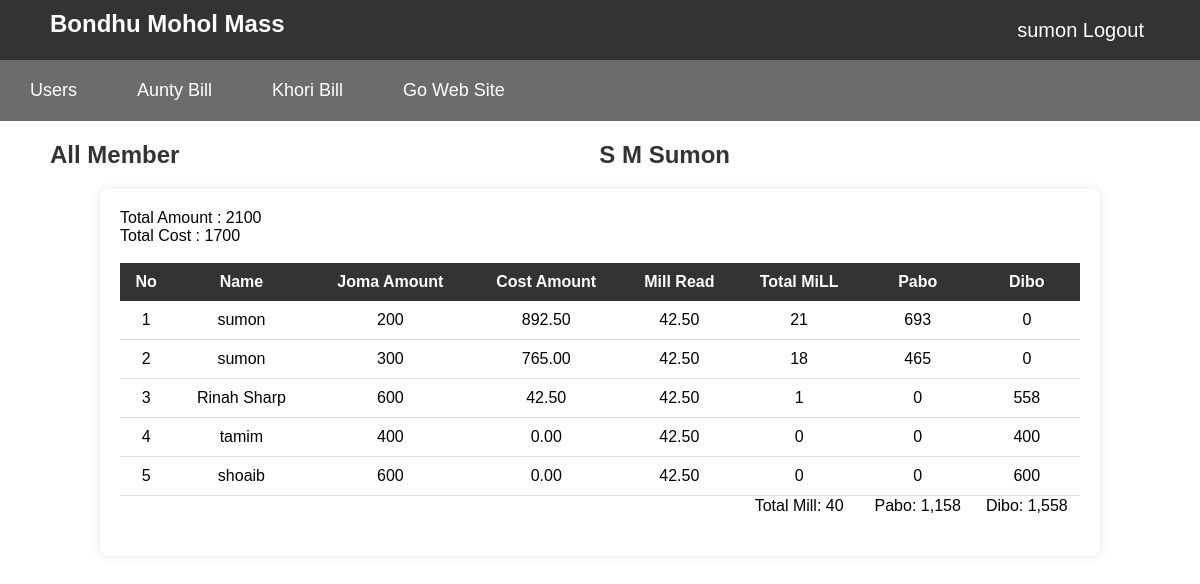
The page /admin/pabo_dibo/pabo_dibo.php?user_id=26&user_name=sumon&user_time=1724282696 (signed in) on the database its author committed.
### tables this page shows
CREATE TABLE `add_member` (
  `am_id` int NOT NULL,
  `am_name` varchar(100) NOT NULL,
  `sat` varchar(100) NOT NULL DEFAULT '0',
  `sun` varchar(100) NOT NULL DEFAULT '0',
  `mon` varchar(100) NOT NULL DEFAULT '0',
  `tue` varchar(100) NOT NULL DEFAULT '0',
  `wed` varchar(100) NOT NULL DEFAULT '0',
  `thu` varchar(100) NOT NULL DEFAULT '0',
  `fri` varchar(100) NOT NULL DEFAULT '0',
  `sate` varchar(100) NOT NULL DEFAULT '0',
  `total` varchar(9999) NOT NULL DEFAULT '0',
  `amount` varchar(11) NOT NULL DEFAULT '0',
  `am_user_id` varchar(100) NOT NULL,
  `am_username` varchar(100) NOT NULL,
  `am_user_time` varchar(100) NOT NULL
);

### admin/pabo_dibo/pabo_dibo.php (the view, shortened to what this page needs)
<?php
    include "../master/header.php";
?>
<!DOCTYPE html>
<html lang="en">
<head>
</head>
<body>
    <div class="header">
        <h1>All Member</h1>
        <h1><?php echo  $_SESSION['user_first_name']." ".  $_SESSION['user_last_name']; ?></h1>
    </div>
    <div id="table-container">
        <?php
            require "../config/config.php";
            $user_id = mysqli_real_escape_string($conn, $_GET['user_id']);
            $user_name = mysqli_real_escape_string($conn, $_GET['user_name']);
            $user_time = mysqli_real_escape_string($conn, $_GET['user_time']);
            $sql = "SELECT * FROM add_member
            WHERE am_user_id='{$user_id}' AND am_username='{$user_name}' AND am_user_time='{$user_time}'";
            $result = mysqli_query($conn, $sql);
            $sql1 = "SELECT * FROM total_cost
            WHERE user_id='{$user_id}' AND user_name='{$user_name}' AND user_time='{$user_time}'";
            $result1 = mysqli_query($conn, $sql1);
            $total_amount = 0;
            if (mysqli_num_rows($result1) > 0) {
                while ($row1 = mysqli_fetch_assoc($result1)) {
                    $total_amount += $row1['amount'];
                }
            }
            $total = 0;
            $total_amt = 0;
            if (mysqli_num_rows($result) > 0) {
                while ($row = mysqli_fetch_assoc($result)) {
                    $total += $row['total'];
                    $total_amt += $row['amount'];
                }
                $mill_read = $total ? ($total_amount / $total) : 0;
            }
        ?>
        <?php if (mysqli_num_rows($result) > 0) { ?>
            <td colspan="1">Total Amount : <?php echo $total_amt;?> </td><br>
            <td colspan="1">Total Cost : <?php echo $total_amount;?></td><br><br>
        <table id="user-table">
            <thead id="table-header" class="table-header">
                <tr>
                    <th>No</th>
                    <th>Name</th>
                    <th>Joma Amount</th>
                    <th>Cost Amount</th>
                    <th>Mill Read</th>
                    <th>Total MiLL</th>
                    <th>Pabo</th>
                    <th>Dibo</th>
                </tr>
            </thead>
            <tbody id="table-body" class="table-body">
                <?php
                    mysqli_data_seek($result, 0);
                    $count = 1;
                    while ($row = mysqli_fetch_assoc($result)) {
                        $pabo = 0;
                        $dibo = 0;
                ?>
               <tr>
                    <td><?php echo $count; ?></td>
                    <td><?php echo $row['am_name']; ?></td>
                    <td><?php echo $row['amount']; ?></td>
                    <td><?php echo number_format($row['total'] * $mill_read,2); ?></td>
                    <td><?php echo number_format($mill_read, 2); ?></td>
                    <td><?php echo $row['total']; ?></td>
                    <?php
                        $pabo_dio = $row['amount'] -($row['total'] * $mill_read);
                        if($pabo_dio < 0){
                            $dibo = $pabo_dio *(-1) ;
                        }else{
                            $pabo = $pabo_dio;
                        }
                    ?>
                    <td><?php echo number_format($dibo,0); ?></td>
                    <td><?php echo number_format($pabo,0); ?></td>
               </tr>
               <?php
                    $count++;
                }
               ?>
               <tfoot>
                <tr>
                    <td colspan="5"></td>
                    <td colspan="1">Total Mill: <?php echo number_format($total, 0); ?></td>
                    <?php
                     mysqli_data_seek($result, 0);
                        $total_pabo = 0;
                        $total_dibo = 0;
                        while ($row = mysqli_fetch_assoc($result)) {
                            $ttotal =$row['total'];
                            $tamount =$row['amount'];
                                $tpabo_dibo =$tamount - ($mill_read * $ttotal );
                            ?>
                    <?php
                        if( $tpabo_dibo < 0){
                            $total_dibo =  $total_dibo +$tpabo_dibo * (-1);
                        }if($tpabo_dibo > 0){
                            $total_pabo =  $total_pabo + $tpabo_dibo ;
                        }
                    }?>
                     <td colspan="1">Pabo: <?php echo number_format($total_dibo, 0); ?></td>
                     <td colspan="1">Dibo: <?php echo number_format($total_pabo, 0); ?></td>
                </tr>
            </tfoot>
            </tbody>
        </table>
        <?php } ?>
    </div>
</body>
</html>

### css/style.css (style rules this page uses)
body { margin: 0; font-family: Arial, sans-serif; }
.header { display: flex; justify-content: space-between; align-items: center; margin:20px 50px; }
h1 { font-size: 24px; margin: 0; color: #333; }
#table-container { margin-top: 20px; max-width: 80%; margin: 0 auto; padding: 20px; background-color: white; box-shadow: 0 0 10px rgba(0, 0, 0, 0.1); border-radius: 8px; }
#user-table { width: 100%; border-collapse: collapse; margin-bottom:20px; text-align: center; }
.table-header tr th { background-color: #333; color: white; padding: 10px; margin: 0 auto; text-align: center; }
.table-body tr td { padding: 10px; border-bottom: 1px solid #ddd; }

### rows shown on the page
add_member: am_name "sumon", amount "200", $row['total']*$mill_read "892.50", total "21", dibo "693", pabo "0"
add_member: am_name "sumon", amount "300", $row['total']*$mill_read "765.00", total "18", dibo "465", pabo "0"
add_member: am_name "Rinah Sharp", amount "600", $row['total']*$mill_read "42.50", total "1", dibo "0", pabo "558"
add_member: am_name "tamim", amount "400", $row['total']*$mill_read "0.00", total "0", dibo "0"
add_member: am_name "shoaib", amount "600", $row['total']*$mill_read "0.00", total "0", dibo "0"

### other values the page prints
$_SESSION['username'] "sumon"
$_SESSION['user_first_name'] "S M"
$_SESSION['user_last_name'] "Sumon"
$total_amt "2100"
$total_amount "1700"
$total "40"
$total_dibo "1,158"
$total_pabo "1,558"
